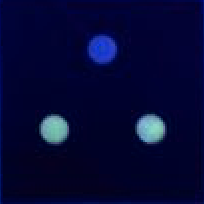
#> input picture Chemistry_django1/MHealth/test.png, 204 x 204 px
$ python -i recognition.py   (imports and definitions only)
#> lines starting #> are read from the running program, lines starting #| are printed output that depends on the picture; after the words box and inside, x2 and y2 are one past the last pixel; in counts of white or black regions, pixels touching at a corner belong together
# -*- coding: UTF-8 -*-
import cv2
import requests
import json
from time import strftime, localtime
import logging as log


def imageProcessing(photo_path):
#> called with photo_path = 'test.png'
    img = cv2.imread(photo_path)
#> img is the input picture: shape (204, 204, 3); mean B, G, R 52.6, 8.1, 4.9
    imgray = cv2.cvtColor(img, cv2.COLOR_BGR2GRAY)
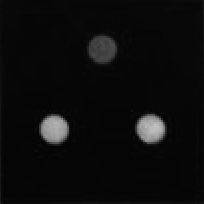
#> imgray: shape (204, 204); min 3, max 193, mean 12.2
    ret, thresh = cv2.threshold(imgray, 0, 255, cv2.THRESH_BINARY + cv2.THRESH_OTSU)
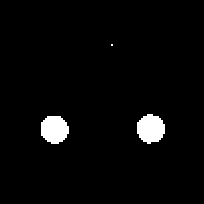
#> thresh: shape (204, 204); 3% white; 3 white regions (1 under 20 px)
#> ret = 77
    contours, hierarchy = cv2.findContours(thresh, cv2.RETR_TREE, cv2.CHAIN_APPROX_NONE)
#> contours = 3 contours, 1 with area under 20; largest, box (x1, y1, x2, y2) and area: (137, 114, 165, 144) 591, (41, 116, 69, 144) 576
    n1, n2, n3 = contours
#> n1 = contour of 93 points, box (x1, y1, x2, y2) (41, 116, 69, 144), area 576; n2 = contour of 96 points, box (x1, y1, x2, y2) (137, 114, 165, 144), area 591; n3 = [[111, 44], [111, 45], [112, 45], [112, 44]]
    n1_green = getAverageRGB(img, n1)[1]
#> after the loop in getAverageRGB, `for x in range(image.shape[0]):`: b = 102616; g = 99912; inside = 624; r = 67008
#> n1_green = 160.1
    n2_green = getAverageRGB(img, n2)[1]
#> n2_green = 164.5
    n3_green = getAverageRGB(img, n3)[1]
#> n3_green = 71
    hole_green = [n1_green, n2_green, n3_green]
#> hole_green = [160.1, 164.5, 71]
    hole1_green = min(hole_green)  # hole1_green is minimum number
#> hole1_green = 71
    hole2_green = max(hole_green)  # hole2_green is maximum numbermin
#> hole2_green = 164.5
    hole_green.remove(hole1_green)
    hole_green.remove(hole2_green)
    hole3_green = hole_green[0]  # hole3_green is median number
#> hole3_green = 160.1
    log.info('Detection area of hole1 average Green value : {}'.format(hole1_green))
    log.info('Detection area of hole2 average Green value : {}'.format(hole2_green))
    log.info('Detection area of hole3 average Green value : {}'.format(hole3_green))
    if abs(hole3_green - hole1_green) < 10:
        log.info('The sample to be tested is negative !')
    return hole1_green, hole2_green, hole3_green


def getAverageRGB(image, contour):
    inside = 0
    r = 0
    g = 0
    b = 0
    for x in range(image.shape[0]):
        for y in range(image.shape[1]):
            if cv2.pointPolygonTest(contour, (x, y), False) >= 0:
                inside += 1
                px = image[y, x]
                b += px[0]
                g += px[1]
                r += px[2]
    return (r / inside, g / inside, b / inside)


# [185 lines left out: functions getRelativeRGB, getWeather, calculate, not called in this run]

>>> result = imageProcessing('test.png')
#> result = (71, 164.5, 160.1)
